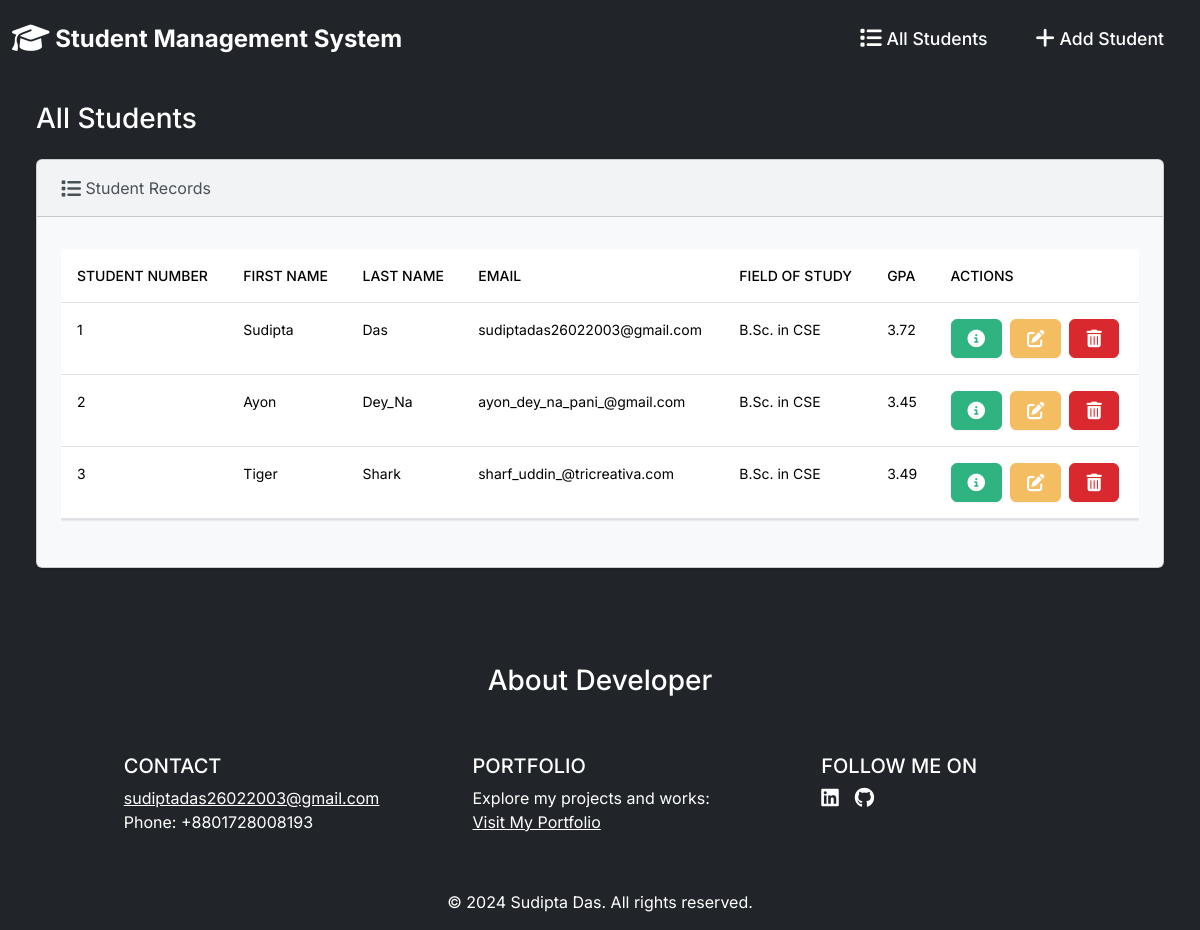
The page / on the database its author committed.
### students/models.py (models this page shows, shortened)
class Student(models.Model):
    student_number = models.PositiveIntegerField()
    first_name = models.CharField(max_length=50)
    last_name = models.CharField(max_length=50)
    email = models.EmailField(max_length=100)
    field_of_study = models.CharField(max_length=50)
    gpa = models.FloatField()

### students/views.py (the view)
# urls.py: path('', views.index, name='index'),
def index(request):
  return render(request, 'students/index.html', {
    'students': Student.objects.all()
  })

### students/templates/students/index.html (shortened to what this page needs)
{% extends "students/base.html" %}
{% block body %}
<h3 class="m-4">All Students</h3>
<div class="row">
  <div class="col-12">
    {% if students %}
    <div class="card bg-light ms-4 me-4 mb-4">
      <div class="card-header">
        <i class="fa-solid fa-list fa-lg"></i> Student Records
      </div>
      <div class="card-body">
        <p class="card-text">
          <div class="table-responsive">
            <table class="table table-hover">
              <thead>
                <tr>
                  <th scope="col">Student Number</th>
                  <th scope="col">First Name</th>
                  <th scope="col">Last Name</th>
                  <th scope="col">Email</th>
                  <th scope="col">Field of Study</th>
                  <th scope="col">GPA</th>
                  <th scope="col">Actions</th>
                </tr>
              </thead>
              <tbody>
                {% for student in students %}
                  <tr>
                    <td>{{ student.student_number }}</td>
                    <td>{{ student.first_name }}</td>
                    <td>{{ student.last_name }}</td>
                    <td>{{ student.email }}</td>
                    <td>{{ student.field_of_study }}</td>
                    <td>{{ student.gpa }}</td>
                    <td>
                      <button type="button" class="btn btn-success me-1" href="{% url 'view_student' student.id %}" data-bs-toggle="modal" data-bs-target="#myModal{{student.id}}">
                      </button>
                      <a class="btn btn-warning me-1" href="{% url 'edit' student.id %}">
                      </a>
                      <button type="button" class="btn btn-danger" data-bs-toggle="modal" data-bs-target="#delete{{student.id}}">
                      </button>
                    </td>
                  </tr>
                {% endfor %}
              </tbody>
            </table>
          </div>
        </p>
      </div>
    </div>
    {% else %}
      <h5 class="alert alert-primary ms-4 me-4">No Student Records</h5>
    {% endif %}
  </div>
</div>
{% endblock %}

### students/templates/students/base.html (shortened to what this page needs)
{% load static %}
<!DOCTYPE html>
<html lang="en">
<head>
    <link rel="stylesheet" href="https://cdnjs.cloudflare.com/ajax/libs/font-awesome/6.1.1/css/all.min.css" />
    <link href="{% static 'css/bootstrap.min.css' %}" rel="stylesheet" />
</head>
<body class="d-flex flex-column min-vh-100 bg-dark text-white">
    <nav class="navbar navbar-expand-lg bg-dark">
        <div class="container-fluid d-flex justify-content-between align-items-center"> <a class="navbar-brand"
                href="{% url 'index' %}"> <i class="fa-solid fa-graduation-cap fa-lg"></i> Student Management System
            </a>
            <div class="collapse navbar-collapse justify-content-end" id="navbarColor01">
                <ul class="navbar-nav">
                    <li class="nav-item"> <a class="nav-link" href="{% url 'index' %}"> <i
                                class="fa-solid fa-list fa-lg"></i> All Students </a> </li>
                    <li class="nav-item"> <a class="nav-link" href="{% url 'add' %}"> <i
                                class="fa-solid fa-plus fa-lg"></i> Add Student </a> </li>
                </ul>
            </div>
        </div>
    </nav>
    <div class="container-fluid">{% block body %} {% endblock %}</div>
    <footer class="bg-dark text-white text-center text-lg-start mt-auto w-100">
        <div class="container p-4">
            <h3 class="text-center p-5">About Developer</h3>
            <div class="row justify-content-evenly">
                <div class="col-lg-3 col-md-6 mb-4 mb-md-0">
                    <h5 class="text-uppercase">Contact</h5>
                    <ul class="list-unstyled">
                        <li><a href="mailto:developer@example.com" class="text-white">sudiptadas26022003@gmail.com</a>
                        </li>
                        <li>Phone: +8801728008193</li>
                    </ul>
                </div>
                <div class="col-lg-3 col-md-6 mb-4 mb-md-0">
                    <h5 class="text-uppercase">Portfolio</h5>
                    <p>Explore my projects and works:<br> <a href="https://26sudipta.github.io/porfolio/" target="_blank"
                            class="text-white">Visit My Portfolio</a></p>
                </div>
                <div class="col-lg-3 col-md-6 mb-4 mb-md-0">
                    <h5 class="text-uppercase">Follow Me On</h5>
                    <div class="d-flex ">
                        <a href="https://www.linkedin.com/in/sudipta-das-48372b325/" target="_blank"
                            class="text-white me-3"><i class="fab fa-linkedin fa-lg"></i></a>
                        <a href="https://github.com/26sudipta" target="_blank" class="text-white me-3"><i
                                class="fab fa-github fa-lg"></i></a>
                    </div>
                </div>
            </div>
        </div>
        <div class="text-center p-3 ">
            © 2024 Sudipta Das. All rights reserved.
        </div>
    </footer>
</body>
</html>

### students/templates/students/base.html (style rules this page uses)
.navbar-brand { font-weight: bold; font-size: 1.5rem; color: #ffffff; }
.navbar-nav .nav-item .nav-link { font-size: 1.1rem; color: #ffffff; padding: 0.75rem 1rem; }

### rows shown on the page
Student: student_number "1", first_name "Sudipta", last_name "Das", email "sudiptadas26022003@gmail.com", field_of_study "B.Sc. in CSE", gpa "3.72"
Student: student_number "2", first_name "Ayon", last_name "Dey_Na", email "ayon_dey_na_pani_@gmail.com", field_of_study "B.Sc. in CSE", gpa "3.45"
Student: student_number "3", first_name "Tiger", last_name "Shark", email "sharf_uddin_@tricreativa.com", field_of_study "B.Sc. in CSE", gpa "3.49"
